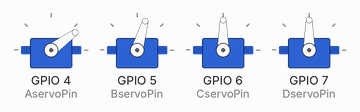
A sketch run on a simulated ESP32. On the bench: 4 × servo.

Above: at 0.1 s.
At 1.1 s:
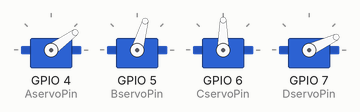
At 2.07 s:
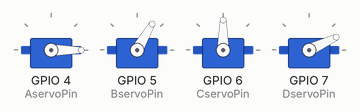
At 2.69 s:
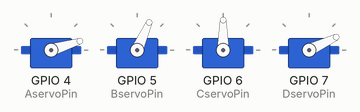
At 3.5 s:
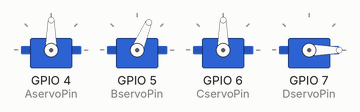
At 4.1 s:
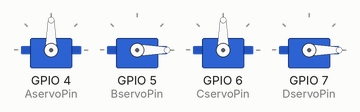
Timing chart, 0 to 5.6 s (numbered marks = the images above):
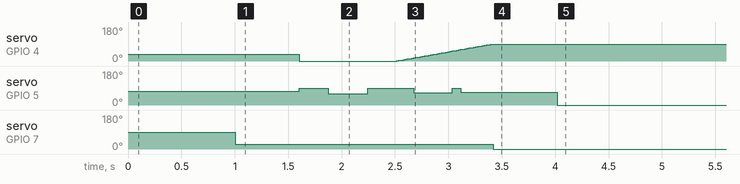

The sketch:

ObstacleAvoidanceArduino.ino
```cpp
#include <ESP32Servo.h>

Servo Aservo;
Servo Bservo;
Servo Cservo;
Servo Dservo;

int AservoPin = 4;
int BservoPin = 5;
int CservoPin = 6;
int DservoPin = 7;

float pickupX = 3;
float pickupY = 2;
float pickupZ = 4;

struct Obstacle {
    float x;
    float y;
    float z;
    float height;
    float width;
};

Obstacle obstacles[3] = {
    {2, 1, 3, 1.0, 1.0},
    {4, 1, 1, 1.2, 1.0},
    {-2, 1, 2, 1.0, 0.8}
};

int obstacleCount = 3;

bool picked = false;

int state = 0;
unsigned long t = 0;
int sweepI = -90;

float deg(float r) { return r * 180.0 / 3.14159265; }

float AngleCenter(float x, float z) {
    return deg(atan2(x, z));
}

float DistanceFromArm(float x, float z) {
    return sqrt(x*x + z*z);
}

float AvoidanceHeight(float y, float h) {
    return y + h * 0.5;
}

float AngleOffset(float width, float dist) {
    if (dist <= 0) return 0;
    return deg((width * 0.5) / dist);
}

float To360(float a) {
    if (a < 0) a += 360;
    if (a > 360) a -= 360;
    return a;
}

bool IsNear(float angle, float start, float end) {
    angle = To360(angle);
    float s = To360(start - 10);
    float e = To360(end + 10);
    if (s <= e) return angle >= s && angle <= e;
    return angle >= s || angle <= e;
}

int GetClosestObstacleIndex(float currentAngle) {
    int idx = 0;
    float best = 9999;
    for (int i = 0; i < obstacleCount; i++) {
        float c = AngleCenter(obstacles[i].x, obstacles[i].z);
        float d = abs(currentAngle - c);
        if (d > 180) d = 360 - d;
        if (d < best) { best = d; idx = i; }
    }
    return idx;
}

float GetObstacleXAvoidanceAngle(int i) {
    float dist = DistanceFromArm(obstacles[i].x, obstacles[i].z);
    float ah = AvoidanceHeight(obstacles[i].y, obstacles[i].height) + 0.1;
    return deg(atan(dist / ah));
}

float GetYAngleToPosition(float x, float z) {
    return deg(atan2(x, z));
}

float GetXAngleToPosition(float x, float y) {
    float d = sqrt(x*x + y*y);
    float offset = 1.0;
    return deg(atan2(d, y - offset));
}

void FakePickup() { picked = true; }
void FakeDrop() { picked = false; }

void setup() {
    Aservo.attach(AservoPin);
    Bservo.attach(BservoPin);
    Cservo.attach(CservoPin);
    Dservo.attach(DservoPin);
    t = millis();
}

void loop() {
    if (state == 0) {
        Aservo.write(GetYAngleToPosition(pickupX, pickupZ));
        Bservo.write(GetXAngleToPosition(pickupX, pickupY));
        if (millis() - t > 1000) { state = 1; t = millis(); }
    }

    else if (state == 1) {
        Dservo.write(25);
        if (millis() - t > 600) { FakePickup(); state = 2; t = millis(); }
    }

    else if (state == 2) {
        sweepI = -90;
        state = 3;
        t = millis();
    }

    else if (state == 3) {
        if (sweepI > 90) { state = 4; t = millis(); return; }

        Aservo.write(sweepI);

        int idx = GetClosestObstacleIndex(sweepI);
        float c = AngleCenter(obstacles[idx].x, obstacles[idx].z);
        float off = AngleOffset(obstacles[idx].width, DistanceFromArm(obstacles[idx].x, obstacles[idx].z));
        float start = c - off;
        float end = c + off;

        if (IsNear(sweepI, start, end))
            Bservo.write(GetObstacleXAvoidanceAngle(idx));
        else
            Bservo.write(90);

        sweepI++;
        delay(10);
    }

    else if (state == 4) {
        Dservo.write(0);
        FakeDrop();
        if (millis() - t > 600) { Bservo.write(0); state = 5; }
    }
}
```

Measured:
- by itself, servo on GPIO 5 (BservoPin): 74° → 90° at 1.6 s, → 60° 0.27 s later, → 90° 0.37 s later, → 66° 0.43 s later, … (7 changes in this stretch)
- by itself, servo on GPIO 7 (DservoPin): 90° → 25° at 1.0 s, → 0° 2.4 s later
